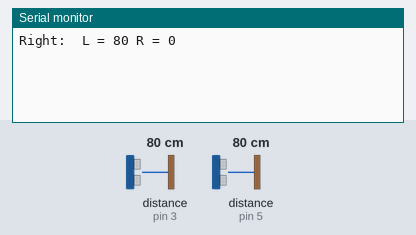
The sketch below on a simulated Arduino Mega 2560, built with avr-gcc and run on an emulated ATmega2560. Shown: the last lines printed to the serial monitor. Wiring (inferred from the names in the program): ultrasonic range finder: trigger pin 13; echo pin 3. The test bench sets the inputs (shaded band); at power-on: distance to the obstacle (sensors on pin 3, pin 5) 80 cm. The echo pulse lasts 58.3 µs per cm.

Above: at 1.2 s.
1.3 s: distance to the obstacle (sensor on pin 3) set to 2 cm
3.9 s: distance to the obstacle (sensor on pin 5) set to 2 cm
At 5.0 s:
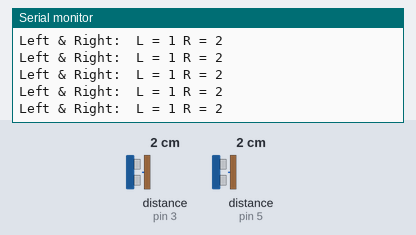
5.9 s: distance to the obstacle (sensor on pin 3) set to 18 cm
At 6.8 s:
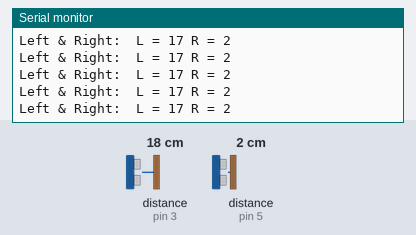
10.0 s: distance to the obstacle (sensor on pin 5) set to 18 cm
At 10.9 s:
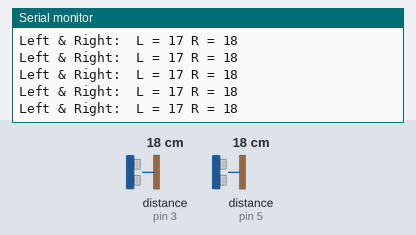
14.1 s: distance to the obstacle (sensor on pin 3) set to 4 cm
At 14.9 s:
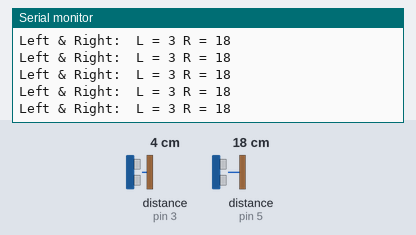
18.2 s: distance to the obstacle (sensor on pin 5) set to 4 cm
At 19.0 s:
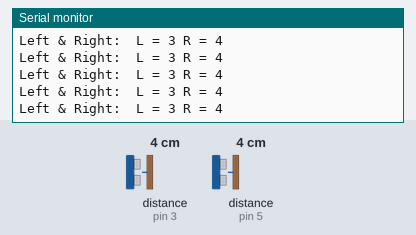
Timing chart, 0 to 21.2 s (numbered marks = the images above; inputs shaded):
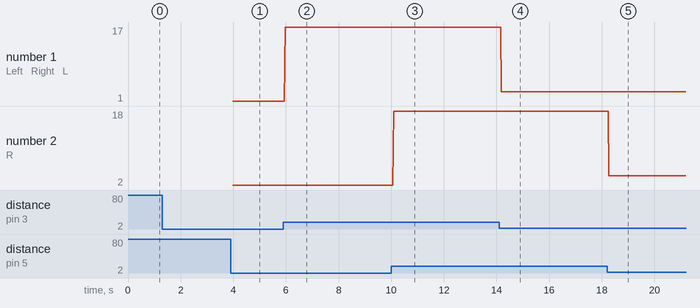

Measured:
- after the input at 3.9 s, the serial monitor: prints a new line after 0.08 s (image 1)
- after the input at 5.9 s, the serial monitor: prints a new line after 0.07 s (image 2)
- after the input at 10.0 s, the serial monitor: prints a new line after 0.09 s (image 3)
- after the input at 14.1 s, the serial monitor: prints a new line after 0.09 s (image 4)
- after the input at 18.2 s, the serial monitor: prints a new line after 0.07 s (image 5)
- plotted number 1: 1 → 17 after the input at 5.9 s, 17 → 3 after the input at 14.1 s
- plotted number 2: 2 → 18 after the input at 10.0 s, 18 → 4 after the input at 18.2 s

The sketch:

WaveShield.ino
```cpp
//#include <FatReader.h>
//#include <SdReader.h>
//#include <avr/pgmspace.h>
//#include "WaveUtil.h"
//#include "WaveHC.h"
//
//
//SdReader card;    // This object holds the information for the card
//FatVolume vol;    // This holds the information for the partition on the card
//FatReader root;   // This holds the information for the filesystem on the card
//FatReader f;      // This holds the information for the file we're play
//
//WaveHC wave;      // This is the only wave (audio) object, since we will only play one at a time
//
//#define DEBOUNCE 5  // button debouncer
//// Global variables
//int num=0;
//char toPlay[8]; // file to play 00.WAV to 99.WAV
//
//// This handy macro lets us determine how big the array up above is, by checking the size
//
//// this handy function will return the number of bytes currently free in RAM, great for debugging!
//int freeRam(void)
//{
//  extern int  __bss_end;
//  extern int  *__brkval;
//  int free_memory;
//  if((int)__brkval == 0) {
//    free_memory = ((int)&free_memory) - ((int)&__bss_end);
//  }
//  else {
//    free_memory = ((int)&free_memory) - ((int)__brkval);
//  }
//  return free_memory;
//}
//
//void sdErrorCheck(void)
//{
//  if (!card.errorCode()) return;
//  putstring("\n\rSD I/O error: ");
//  Serial.print(card.errorCode(), HEX);
//  putstring(", ");
//  Serial.println(card.errorData(), HEX);
//  while(1);
//}
//
//void setup() {
//  byte i;
//
//  // set up serial port
//  Serial.begin(9600);
//  putstring_nl("WaveHC with ");
//
//  putstring("Free RAM: ");       // This can help with debugging, running out of RAM is bad
//  Serial.println(freeRam());      // if this is under 150 bytes it may spell trouble!
//
//  // Set the output pins for the DAC control. This pins are defined in the library
//  pinMode(2, OUTPUT); //LCS
//  pinMode(3, OUTPUT); //CLK
//  pinMode(4, OUTPUT); //DI
//  pinMode(5, OUTPUT); //LAT
//  // initilise file extension part of file to play
//  toPlay[2] = '.';
//  toPlay[3] = 'W';
//  toPlay[4] = 'A';
//  toPlay[5] = 'V';
//  toPlay[6] = '\0'; // terminator
//
//
//    //  if (!card.init(true)) { //play with 4 MHz spi if 8MHz isn't working for you
//  if (!card.init()) {         //play with 8 MHz spi (default faster!)
//    putstring_nl("Card init. failed!");  // Something went wrong, lets print out why
//    sdErrorCheck();
//    while(1);                            // then 'halt' - do nothing!
//  }
//
//  // enable optimize read - some cards may timeout. Disable if you're having problems
//  card.partialBlockRead(true);
//
//// Now we will look for a FAT partition!
//  uint8_t part;
//  for (part = 0; part < 5; part++) {     // we have up to 5 slots to look in
//    if (vol.init(card, part))
//      break;                             // we found one, lets bail
//  }
//  if (part == 5) {                       // if we ended up not finding one  :(
//    putstring_nl("No valid FAT partition!");
//    sdErrorCheck();      // Something went wrong, lets print out why
//    while(1);                            // then 'halt' - do nothing!
//  }
//
//// Try to open the root directory
//  if (!root.openRoot(vol)) {
//    putstring_nl("Can't open root dir!"); // Something went wrong,
//    while(1);
//  }
//
//// Try to open the root directory
//  if (!root.openRoot(vol)) {
//    putstring_nl("Can't open root dir!"); // Something went wrong,
//    while(1);
//  }
//
//
//  playcomplete( "_RIGHT~1.WAV");
//  playcomplete( "_LEFTCAN~.WAV");
//  playcomplete( "_FRONT~1.WAV");
//}
//
//
//void loop() {
//  if(Serial.available() > 0) {
//    num = Serial.read();
//    num -= 0x30;
//   // Serial.println(num,HEX);
//  makeName(num);
//  playfile(toPlay);
//  delay(1000);
//   // wave.stop();
//   }
//}
//
//void makeName(int number){  // generates a file name 00.WAV to 99.WAV
//  int i=0;
//  if(num > 9) {
//  toPlay[0] = ((num/10) & 0xf) | 0x30;
//  toPlay[1] = ((num%10) & 0xf) | 0x30;
//  }
//  else {
//  toPlay[0] =  0x30;
//  toPlay[1] = (num & 0xf) | 0x30;
//  }
//}
//
//// Plays a full file from beginning to end with no pause.
//void playcomplete(char *name) {
//  // call our helper to find and play this name
//  playfile(name);
//  while (wave.isplaying) {
//  // do nothing while its playing
//  }
//  // now its done playing
//}
//
//void playfile(char *name) {
//  // see if the wave object is currently doing something
//  if (wave.isplaying) {// already playing something, so stop it!
//    wave.stop(); // stop it
//  }
//  // look in the root directory and open the file
//  if (!f.open(root, name)) {
//    putstring_nl("Couldn't open file "); Serial.print(name); return;
//  }
//  // OK read the file and turn it into a wave object
//  if (!wave.create(f)) {
//    putstring_nl("Not a valid WAV"); return;
//  }
//
//  // ok time to play! start playback
//  wave.play();
//}


//SDP2021 Team 32
const int pwPin1 = 3;
const int pwPin2 = 5;
int triggerPin1 = 13;
long sensor1, sensor2, distance1, distance2;

////////////Universal SetUp/////////////
void setup()
{
  Serial.begin(9600);
  sensor_setup();   // (1.)
}
////////////Universal Loop/////////////
void loop () {
  start_sensor();
  read_sensor();
  printall();
}
//////////////////////////////////////////


////////////  (1.) Sensor code/////////////

//-------Sensor set up--------//
void sensor_setup()  //---> (1.)
{
  pinMode(pwPin1, INPUT);
  pinMode(pwPin2, INPUT);
  pinMode(triggerPin1, OUTPUT);
}
//----------------------------//
void start_sensor()
{
  digitalWrite(triggerPin1,HIGH);
  delay(1);
  digitalWrite(triggerPin1,LOW);
}

void read_sensor()
{
  sensor1 = pulseIn(pwPin1, HIGH);
  distance1 = sensor1/58; //makes the reported range the distance in centimeters
  delay(1); //helped make the range readings more stable
  sensor2 = pulseIn(pwPin2, HIGH);
  distance2 = sensor2/58;
}

void printall()
{
  if (distance1<30 && distance2<30){
    Serial.print("Left & Right: ");
    Serial.print(" L = ");
    Serial.print(distance1);
    Serial.print(" R = ");
    Serial.print(distance2);
  }
  else if (distance1<30 && distance2>30){
    Serial.print("Left: ");
    Serial.print(" L = ");
    Serial.print(distance1);
    Serial.print(" R = ");
    Serial.print(distance2);
  }
  else if (distance2<30 && distance1>30){
    Serial.print("Right: ");
    Serial.print(" L = ");
    Serial.print(distance1);
    Serial.print(" R = ");
    Serial.print(distance2);
  }
  else
  {
    Serial.print("Clear ");
    Serial.print(" L = ");
    Serial.print(distance1);
    Serial.print(" R = ");
    Serial.print(distance2);
  }

  Serial.println(" ");
}
////////////////////////////////////////
```
